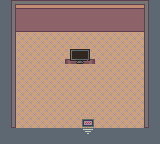

The image is a tile-based game level rendered from a .tmx file. Its description and source (layers, tilesets, objects; grid data summarised) follow:
An orthogonal 10x9 tile map with 16x16 px tiles, 2 tile layers (Tile Layer 1, Tile Layer 2), 2 tilesets and 3 objects (Door).

<map version="1.9" tiledversion="1.9.0" orientation="orthogonal" renderorder="right-down" width="10" height="9" tilewidth="16" tileheight="16" infinite="0" backgroundcolor="#e1f5fe" nextlayerid="12" nextobjectid="80">
 <properties>
  <property name="action">(if (eq? (last-place) "9")
  (music "none"))</property>
  <property name="disable-minimap" type="bool" value="true" />
  <property name="music" value="city-1" />
 </properties>
 <tileset firstgid="1" source="../tilesets/outdoor-1.tsx" />
 <tileset firstgid="129" source="../tilesets/indoor.tsx" />
 <layer id="1" name="Tile Layer 1" width="10" height="9">
  <data>[90 cells, 90 non-empty, 11 distinct tile ids]</data>
 </layer>
 <objectgroup id="10" name="npcs" />
 <layer id="6" name="Tile Layer 2" width="10" height="9">
  <data>[90 cells, 3 non-empty, 3 distinct tile ids]</data>
 </layer>
 <objectgroup id="9" name="items">
  <object id="74" gid="151" x="64" y="80" width="16" height="16">
   <properties>
    <property name="action">(if (not (= (orientation) 0))
  (if (eq? (last-place) "9")
    (if (has-item "24.stone5")
      (dialog '(("The computer appears to be broken.")))
      (begin
        (dialog '(("!\nAn object has materialized here!\nIt's a stone.")))
        (wait)
        (give-item "24.stone5")))
    (dialog '(("A computer turned off. Looks like a key is needed to turn it on."))))
  (dialog '(("There's nothing back here."))))</property>
   </properties>
  </object>
  <object id="75" gid="152" x="80" y="80" width="16" height="16">
   <properties>
    <property name="action">(if (not (= (orientation) 0))
  (if (eq? (last-place) "9")
    (if (has-item "24.stone5")
      (dialog '(("The computer appears to be broken.")))
      (begin
        (dialog '(("!\nAn object has materialized here!\nIt's a stone.")))
        (wait)
        (give-item "24.stone5")))
    (dialog '(("A computer turned off. Looks like a key is needed to turn it on."))))
  (dialog '(("There's nothing back here."))))</property>
   </properties>
  </object>
 </objectgroup>
 <objectgroup id="2" name="spawn points">
  <object id="70" class="Door" x="80" y="112" width="16" height="16">
   <properties>
    <property name="mainDoor" type="bool" value="true" />
    <property name="orientation" type="int" value="1" />
    <property name="roomId" value="24" />
   </properties>
  </object>
 </objectgroup>
</map>
